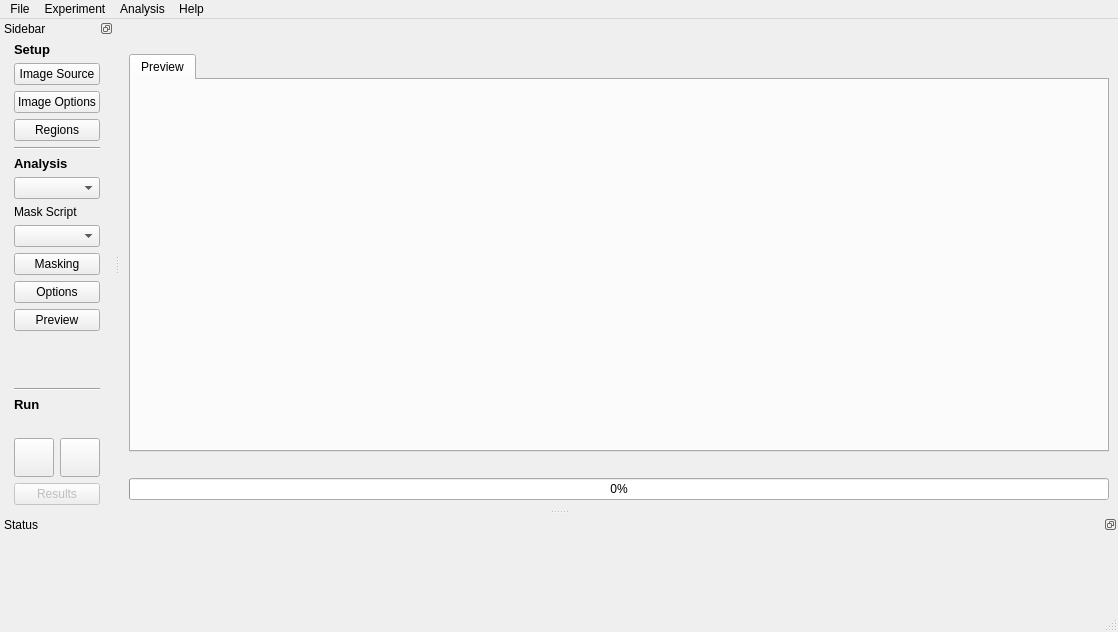
<?xml version="1.0" encoding="UTF-8"?>
<ui version="4.0">
 <class>MainWindow</class>
 <widget class="QMainWindow" name="MainWindow">
  <property name="geometry">
   <rect>
    <x>0</x>
    <y>0</y>
    <width>1118</width>
    <height>632</height>
   </rect>
  </property>
  <property name="windowTitle">
   <string/>
  </property>
  <widget class="QWidget" name="centralwidget">
   <layout class="QVBoxLayout" name="verticalLayout">
    <item>
     <widget class="Line" name="line">
      <property name="orientation">
       <enum>Qt::Vertical</enum>
      </property>
     </widget>
    </item>
    <item>
     <layout class="QGridLayout" name="gridLayout">
      <item row="0" column="3">
       <widget class="QLabel" name="image_source">
        <property name="sizePolicy">
         <sizepolicy hsizetype="Preferred" vsizetype="Preferred">
          <horstretch>1</horstretch>
          <verstretch>0</verstretch>
         </sizepolicy>
        </property>
        <property name="text">
         <string/>
        </property>
       </widget>
      </item>
      <item row="0" column="4">
       <widget class="QLabel" name="camera_status">
        <property name="sizePolicy">
         <sizepolicy hsizetype="Preferred" vsizetype="Preferred">
          <horstretch>1</horstretch>
          <verstretch>0</verstretch>
         </sizepolicy>
        </property>
        <property name="text">
         <string/>
        </property>
        <property name="alignment">
         <set>Qt::AlignRight|Qt::AlignTrailing|Qt::AlignVCenter</set>
        </property>
       </widget>
      </item>
      <item row="0" column="5">
       <widget class="QLabel" name="mqtt_status">
        <property name="sizePolicy">
         <sizepolicy hsizetype="Minimum" vsizetype="Preferred">
          <horstretch>0</horstretch>
          <verstretch>0</verstretch>
         </sizepolicy>
        </property>
        <property name="text">
         <string/>
        </property>
       </widget>
      </item>
     </layout>
    </item>
    <item>
     <widget class="QTabWidget" name="tabWidget">
      <property name="sizePolicy">
       <sizepolicy hsizetype="MinimumExpanding" vsizetype="MinimumExpanding">
        <horstretch>0</horstretch>
        <verstretch>0</verstretch>
       </sizepolicy>
      </property>
      <property name="currentIndex">
       <number>0</number>
      </property>
      <widget class="QWidget" name="preview_tab">
       <attribute name="title">
        <string>Preview</string>
       </attribute>
       <layout class="QHBoxLayout" name="horizontalLayout_3">
        <property name="spacing">
         <number>6</number>
        </property>
        <property name="leftMargin">
         <number>6</number>
        </property>
        <property name="topMargin">
         <number>6</number>
        </property>
        <property name="rightMargin">
         <number>6</number>
        </property>
        <property name="bottomMargin">
         <number>6</number>
        </property>
        <item>
         <widget class="QLabel" name="image_preview">
          <property name="sizePolicy">
           <sizepolicy hsizetype="Ignored" vsizetype="Ignored">
            <horstretch>0</horstretch>
            <verstretch>0</verstretch>
           </sizepolicy>
          </property>
          <property name="minimumSize">
           <size>
            <width>0</width>
            <height>0</height>
           </size>
          </property>
          <property name="font">
           <font>
            <pointsize>14</pointsize>
           </font>
          </property>
          <property name="frameShape">
           <enum>QFrame::NoFrame</enum>
          </property>
          <property name="lineWidth">
           <number>0</number>
          </property>
          <property name="text">
           <string/>
          </property>
          <property name="scaledContents">
           <bool>true</bool>
          </property>
          <property name="alignment">
           <set>Qt::AlignLeading|Qt::AlignLeft|Qt::AlignTop</set>
          </property>
         </widget>
        </item>
       </layout>
      </widget>
     </widget>
    </item>
    <item>
     <widget class="QLabel" name="timestamp_label">
      <property name="sizePolicy">
       <sizepolicy hsizetype="Preferred" vsizetype="Preferred">
        <horstretch>0</horstretch>
        <verstretch>0</verstretch>
       </sizepolicy>
      </property>
      <property name="text">
       <string/>
      </property>
     </widget>
    </item>
    <item>
     <widget class="QProgressBar" name="image_preview_progressbar">
      <property name="value">
       <number>0</number>
      </property>
      <property name="alignment">
       <set>Qt::AlignCenter</set>
      </property>
     </widget>
    </item>
   </layout>
  </widget>
  <widget class="QMenuBar" name="menubar">
   <property name="geometry">
    <rect>
     <x>0</x>
     <y>0</y>
     <width>1118</width>
     <height>21</height>
    </rect>
   </property>
   <widget class="QMenu" name="menu_file">
    <property name="title">
     <string>File</string>
    </property>
    <addaction name="action_select_network"/>
    <addaction name="action_mqtt_broker"/>
    <addaction name="action_download_images"/>
    <addaction name="action_delete_images"/>
    <addaction name="separator"/>
    <addaction name="action_exit"/>
   </widget>
   <widget class="QMenu" name="menu_help">
    <property name="title">
     <string>Help</string>
    </property>
    <addaction name="action_help"/>
    <addaction name="action_about"/>
   </widget>
   <widget class="QMenu" name="menu_experiment">
    <property name="title">
     <string>Experiment</string>
    </property>
    <addaction name="action_new_experiment"/>
    <addaction name="action_open_experiment"/>
    <addaction name="action_save_experiment"/>
    <addaction name="action_save_as_experiment"/>
    <addaction name="separator"/>
   </widget>
   <widget class="QMenu" name="menu_analysis">
    <property name="title">
     <string>Analysis</string>
    </property>
    <addaction name="action_new_analysis"/>
    <addaction name="action_open_analysis"/>
    <addaction name="action_save_analysis"/>
    <addaction name="action_save_as_analysis"/>
    <addaction name="separator"/>
   </widget>
   <addaction name="menu_file"/>
   <addaction name="menu_experiment"/>
   <addaction name="menu_analysis"/>
   <addaction name="menu_help"/>
  </widget>
  <widget class="QStatusBar" name="statusbar">
   <property name="enabled">
    <bool>true</bool>
   </property>
   <property name="autoFillBackground">
    <bool>false</bool>
   </property>
  </widget>
  <widget class="QDockWidget" name="statusDockWidget">
   <property name="autoFillBackground">
    <bool>false</bool>
   </property>
   <property name="features">
    <set>QDockWidget::DockWidgetFloatable|QDockWidget::DockWidgetMovable</set>
   </property>
   <property name="allowedAreas">
    <set>Qt::BottomDockWidgetArea|Qt::TopDockWidgetArea</set>
   </property>
   <property name="windowTitle">
    <string>Status</string>
   </property>
   <attribute name="dockWidgetArea">
    <number>8</number>
   </attribute>
   <widget class="QWidget" name="dockWidgetContents_3">
    <layout class="QGridLayout" name="gridLayout_4">
     <property name="leftMargin">
      <number>4</number>
     </property>
     <property name="topMargin">
      <number>4</number>
     </property>
     <property name="rightMargin">
      <number>4</number>
     </property>
     <property name="bottomMargin">
      <number>4</number>
     </property>
     <item row="2" column="0">
      <layout class="QHBoxLayout" name="horizontalLayout">
       <property name="spacing">
        <number>6</number>
       </property>
       <item>
        <widget class="QScrollArea" name="scrollArea">
         <property name="frameShape">
          <enum>QFrame::NoFrame</enum>
         </property>
         <property name="sizeAdjustPolicy">
          <enum>QAbstractScrollArea::AdjustIgnored</enum>
         </property>
         <property name="widgetResizable">
          <bool>true</bool>
         </property>
         <property name="alignment">
          <set>Qt::AlignLeading|Qt::AlignLeft|Qt::AlignTop</set>
         </property>
         <widget class="QWidget" name="scrollAreaWidgetContents">
          <property name="geometry">
           <rect>
            <x>0</x>
            <y>0</y>
            <width>1108</width>
            <height>68</height>
           </rect>
          </property>
          <layout class="QGridLayout" name="gridLayout_5">
           <property name="leftMargin">
            <number>0</number>
           </property>
           <property name="topMargin">
            <number>0</number>
           </property>
           <property name="rightMargin">
            <number>0</number>
           </property>
           <property name="bottomMargin">
            <number>0</number>
           </property>
           <property name="spacing">
            <number>0</number>
           </property>
           <item row="0" column="0">
            <widget class="QLabel" name="status_text">
             <property name="frameShape">
              <enum>QFrame::NoFrame</enum>
             </property>
             <property name="lineWidth">
              <number>1</number>
             </property>
             <property name="text">
              <string/>
             </property>
             <property name="alignment">
              <set>Qt::AlignLeading|Qt::AlignLeft|Qt::AlignTop</set>
             </property>
            </widget>
           </item>
          </layout>
         </widget>
        </widget>
       </item>
      </layout>
     </item>
    </layout>
   </widget>
  </widget>
  <widget class="QDockWidget" name="dockWidget">
   <property name="sizePolicy">
    <sizepolicy hsizetype="Fixed" vsizetype="Preferred">
     <horstretch>0</horstretch>
     <verstretch>0</verstretch>
    </sizepolicy>
   </property>
   <property name="minimumSize">
    <size>
     <width>114</width>
     <height>473</height>
    </size>
   </property>
   <property name="features">
    <set>QDockWidget::DockWidgetFloatable|QDockWidget::DockWidgetMovable</set>
   </property>
   <property name="allowedAreas">
    <set>Qt::LeftDockWidgetArea|Qt::RightDockWidgetArea</set>
   </property>
   <property name="windowTitle">
    <string>Sidebar</string>
   </property>
   <attribute name="dockWidgetArea">
    <number>1</number>
   </attribute>
   <widget class="QWidget" name="dock_widget_contents">
    <layout class="QGridLayout" name="gridLayout_3">
     <property name="leftMargin">
      <number>4</number>
     </property>
     <property name="topMargin">
      <number>4</number>
     </property>
     <property name="rightMargin">
      <number>4</number>
     </property>
     <property name="bottomMargin">
      <number>4</number>
     </property>
     <item row="5" column="0">
      <widget class="QPushButton" name="image_mask_button">
       <property name="text">
        <string>Masking</string>
       </property>
      </widget>
     </item>
     <item row="10" column="0">
      <spacer name="verticalSpacer">
       <property name="orientation">
        <enum>Qt::Vertical</enum>
       </property>
       <property name="sizeHint" stdset="0">
        <size>
         <width>20</width>
         <height>40</height>
        </size>
       </property>
      </spacer>
     </item>
     <item row="4" column="0">
      <widget class="QComboBox" name="mask_selection_combobox"/>
     </item>
     <item row="1" column="0">
      <widget class="QLabel" name="label_2">
       <property name="font">
        <font>
         <pointsize>10</pointsize>
         <bold>true</bold>
        </font>
       </property>
       <property name="text">
        <string>Analysis</string>
       </property>
      </widget>
     </item>
     <item row="11" column="0">
      <widget class="Line" name="line_3">
       <property name="orientation">
        <enum>Qt::Horizontal</enum>
       </property>
      </widget>
     </item>
     <item row="3" column="0">
      <widget class="QLabel" name="label_4">
       <property name="text">
        <string>Mask Script</string>
       </property>
      </widget>
     </item>
     <item row="7" column="0">
      <widget class="QPushButton" name="analysis_options_button">
       <property name="enabled">
        <bool>true</bool>
       </property>
       <property name="text">
        <string>Options</string>
       </property>
      </widget>
     </item>
     <item row="2" column="0">
      <widget class="QComboBox" name="script_selection_combobox"/>
     </item>
     <item row="12" column="0">
      <widget class="QLabel" name="label_3">
       <property name="font">
        <font>
         <pointsize>10</pointsize>
         <bold>true</bold>
        </font>
       </property>
       <property name="text">
        <string>Run</string>
       </property>
      </widget>
     </item>
     <item row="14" column="0">
      <layout class="QHBoxLayout" name="horizontalLayout_2">
       <item>
        <widget class="QToolButton" name="play_button">
         <property name="minimumSize">
          <size>
           <width>32</width>
           <height>32</height>
          </size>
         </property>
         <property name="text">
          <string/>
         </property>
         <property name="iconSize">
          <size>
           <width>32</width>
           <height>32</height>
          </size>
         </property>
        </widget>
       </item>
       <item>
        <widget class="QToolButton" name="stop_button">
         <property name="minimumSize">
          <size>
           <width>32</width>
           <height>32</height>
          </size>
         </property>
         <property name="text">
          <string/>
         </property>
         <property name="iconSize">
          <size>
           <width>32</width>
           <height>32</height>
          </size>
         </property>
        </widget>
       </item>
      </layout>
     </item>
     <item row="13" column="0">
      <widget class="QLabel" name="play_status_label">
       <property name="text">
        <string/>
       </property>
      </widget>
     </item>
     <item row="0" column="0">
      <layout class="QVBoxLayout" name="verticalLayout_3">
       <property name="spacing">
        <number>6</number>
       </property>
       <item>
        <widget class="QLabel" name="label">
         <property name="font">
          <font>
           <pointsize>10</pointsize>
           <bold>true</bold>
          </font>
         </property>
         <property name="text">
          <string>Setup</string>
         </property>
        </widget>
       </item>
       <item>
        <widget class="QPushButton" name="image_source_button">
         <property name="sizePolicy">
          <sizepolicy hsizetype="Minimum" vsizetype="Fixed">
           <horstretch>0</horstretch>
           <verstretch>0</verstretch>
          </sizepolicy>
         </property>
         <property name="text">
          <string>Image Source</string>
         </property>
        </widget>
       </item>
       <item>
        <widget class="QPushButton" name="image_option_button">
         <property name="text">
          <string>Image Options</string>
         </property>
        </widget>
       </item>
       <item>
        <widget class="QPushButton" name="image_roi_button">
         <property name="sizePolicy">
          <sizepolicy hsizetype="Minimum" vsizetype="Fixed">
           <horstretch>0</horstretch>
           <verstretch>0</verstretch>
          </sizepolicy>
         </property>
         <property name="text">
          <string>Regions</string>
         </property>
        </widget>
       </item>
       <item>
        <widget class="Line" name="line_2">
         <property name="orientation">
          <enum>Qt::Horizontal</enum>
         </property>
        </widget>
       </item>
      </layout>
     </item>
     <item row="15" column="0">
      <widget class="QPushButton" name="results_button">
       <property name="enabled">
        <bool>false</bool>
       </property>
       <property name="text">
        <string>Results</string>
       </property>
      </widget>
     </item>
     <item row="9" column="0">
      <widget class="QPushButton" name="analysis_preview_button">
       <property name="text">
        <string>Preview</string>
       </property>
      </widget>
     </item>
    </layout>
   </widget>
  </widget>
  <action name="action_exit">
   <property name="text">
    <string>Exit</string>
   </property>
  </action>
  <action name="actionOpen_experiment">
   <property name="text">
    <string>Open experiment...</string>
   </property>
  </action>
  <action name="actionSave_experiment">
   <property name="text">
    <string>Save experiment</string>
   </property>
  </action>
  <action name="actionSave_As_experiment">
   <property name="text">
    <string>Save As experiment...</string>
   </property>
  </action>
  <action name="action_select_network">
   <property name="text">
    <string>Select network...</string>
   </property>
  </action>
  <action name="action_mqtt_broker">
   <property name="text">
    <string>Set MQTT Broker...</string>
   </property>
  </action>
  <action name="action_download_images">
   <property name="text">
    <string>Download images from camera...</string>
   </property>
  </action>
  <action name="action_help">
   <property name="text">
    <string>Help...</string>
   </property>
   <property name="shortcut">
    <string>F1</string>
   </property>
  </action>
  <action name="action_about">
   <property name="text">
    <string>About...</string>
   </property>
  </action>
  <action name="action_open_experiment">
   <property name="text">
    <string>Open Experiment...</string>
   </property>
   <property name="shortcut">
    <string>Ctrl+O</string>
   </property>
  </action>
  <action name="action_save_as_experiment">
   <property name="text">
    <string>Save As Experiment...</string>
   </property>
  </action>
  <action name="action_new_experiment">
   <property name="text">
    <string>New Experiment</string>
   </property>
   <property name="shortcut">
    <string>Ctrl+N</string>
   </property>
  </action>
  <action name="action_save_experiment">
   <property name="text">
    <string>Save Experiment</string>
   </property>
   <property name="shortcut">
    <string>Ctrl+S</string>
   </property>
  </action>
  <action name="action_open_analysis">
   <property name="text">
    <string>Open Analysis...</string>
   </property>
  </action>
  <action name="action_save_as_analysis">
   <property name="text">
    <string>Save As Analysis...</string>
   </property>
  </action>
  <action name="action_new_analysis">
   <property name="text">
    <string>New Analysis</string>
   </property>
  </action>
  <action name="action_save_analysis">
   <property name="enabled">
    <bool>true</bool>
   </property>
   <property name="text">
    <string>Save Analysis</string>
   </property>
  </action>
  <action name="action_delete_images">
   <property name="text">
    <string>Delete images from camera...</string>
   </property>
  </action>
 </widget>
 <resources/>
 <connections>
  <connection>
   <sender>action_exit</sender>
   <signal>triggered()</signal>
   <receiver>MainWindow</receiver>
   <slot>close()</slot>
   <hints>
    <hint type="sourcelabel">
     <x>-1</x>
     <y>-1</y>
    </hint>
    <hint type="destinationlabel">
     <x>520</x>
     <y>353</y>
    </hint>
   </hints>
  </connection>
 </connections>
</ui>
